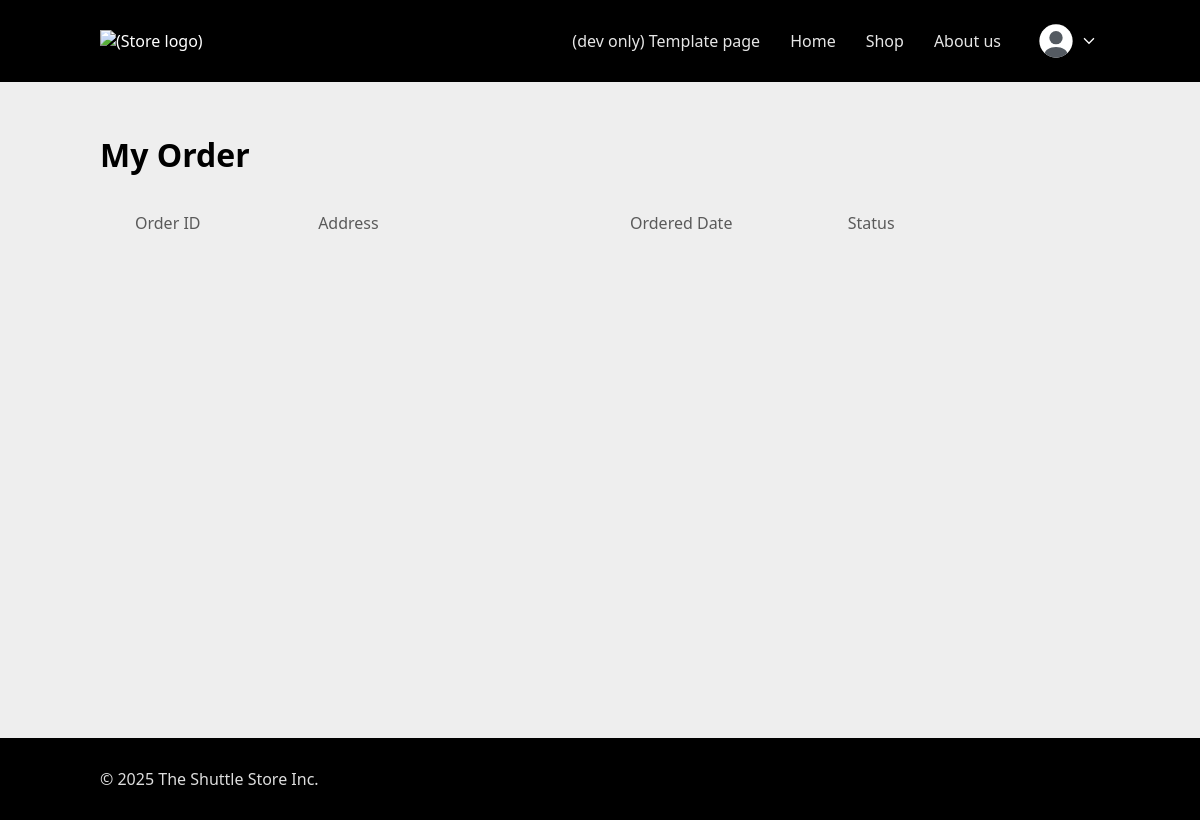
The page /pages/order/order.php (signed in) on the database as committed earlier.
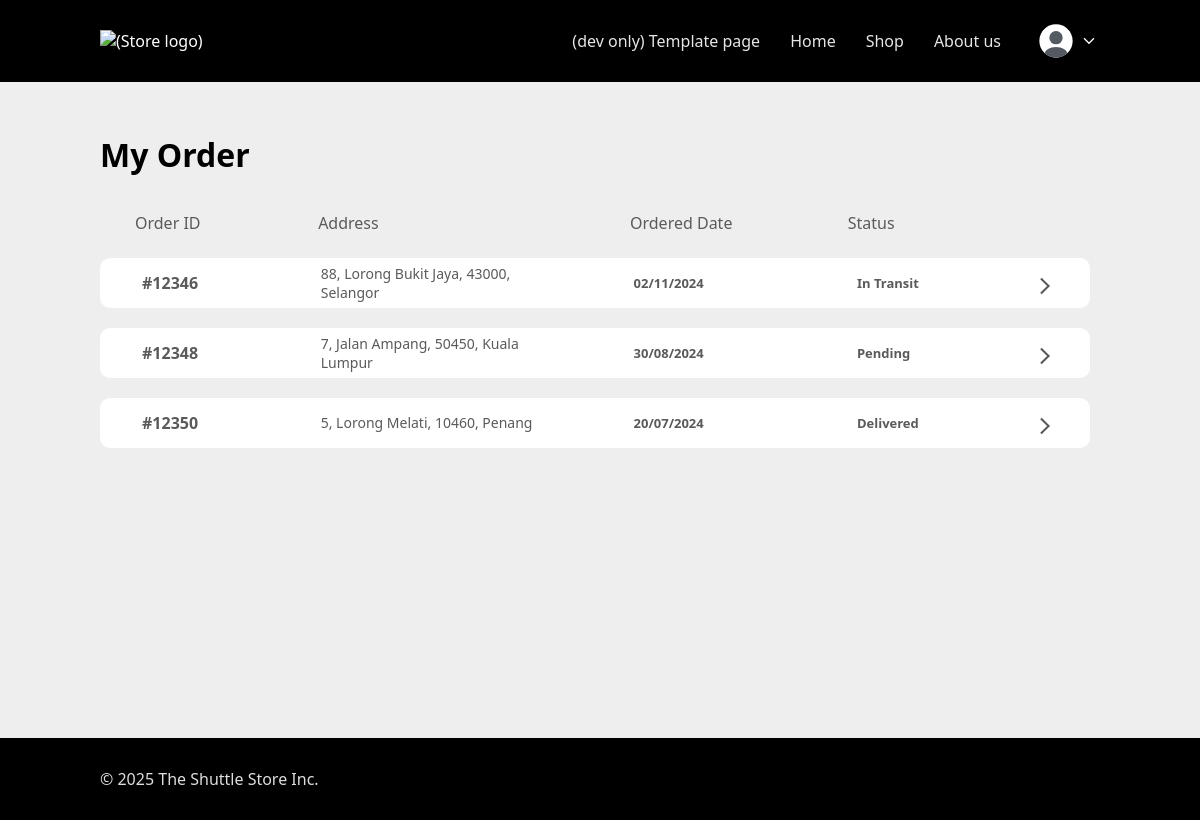
The same page on the database as committed later.
### tables this page shows
CREATE TABLE `orders` (
  `orderId` int(5) NOT NULL,
  `userId` int(11) NOT NULL,
  `orderDate` date NOT NULL,
  `status` varchar(10) NOT NULL,
  `orderAddress` varchar(150) NOT NULL
);

### pages/order/order.php (the view, shortened to what this page needs)
<?php
    require "../../_base.php";
    include "../../_head.php";
    $userId = $_SESSION['userID'] ?? '';
    $sort = $_GET["sort"] ?? "desc";
    try{
        $orders = $_db->query("Select o.*, sum(oi.subtotal) as total_price from
orders o JOIN order_items oi ON (o.orderId = oi.orderId) WHERE o.userId = $userId GROUP BY o.orderId ORDER BY o.orderDate $sort;")->fetchAll();
    }
    catch (PDOException $e){
        die(":( Couldn't Find What You're Looking For");
    }
?>
<h1>My Order</h1>
<div class="order-header">
        <span>Order ID</span>
        <span>Address</span>
        <span>Ordered Date</span>
        <span>Status</span>
</div>
<div class="orders-container">
    <?php foreach($orders as $o): ?>
    <div class="order">
        <span class="orderID">#<?=$o->orderId?></span>
        <span class="orderAddress"><?=$o->orderAddress?></span>
        <span class="orderDate"><?=substr($o->orderDate,8,2) . '/' . substr($o->orderDate,5,2) . '/' . substr($o->orderDate,0,4) ?></span>
        <span class="orderStatus"><?=$o->status?></span>
        <button class="dropdown">
        <svg xmlns="http://www.w3.org/2000/svg" height="24px" viewBox="0 -960 960 960" width="24px" fill="#e3e3e3"><path d="m321-80-71-71 329-329-329-329 71-71 400 400L321-80Z"/></svg>
        </button>
    </div>
    <?php endforeach; ?>
</div>
<?php
include '../../_foot.php';
?>

Rows that differ between the two databases and show on the page:
added orders: orderId "12346", orderAddress "88, Lorong Bukit Jaya, 43000, Selangor", orderDate "02", orderDate "11", orderDate "2024", status "In Transit"
added orders: orderId "12348", orderAddress "7, Jalan Ampang, 50450, Kuala Lumpur", orderDate "30", orderDate "08", orderDate "2024", status "Pending"
added orders: orderId "12350", orderAddress "5, Lorong Melati, 10460, Penang", orderDate "20", orderDate "07", orderDate "2024", status "Delivered"
